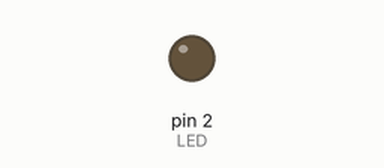
Recording of a sketch running on a simulated Arduino Uno, built with avr-gcc and run on an emulated ATmega328P. On the bench: output pins drawn as LEDs (lit = HIGH).

Above: at 1.5 s.
At 4.5 s:
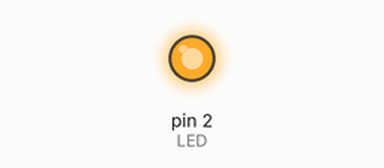
Timing chart, 0 to 7.8 s (numbered marks = the images above):
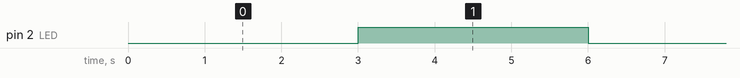

The sketch:

probar-led.ino
```cpp
//Pines
#define LED 2

void setup() {
  //Iniciamos el monitor serie a una velocidad de 9600 baudios para la transmision de datos
  Serial.begin(9600);
  //Modo entrada/salida de los pines
  pinMode(LED, OUTPUT);
}

void loop() {
  apagarLED();
  prenderLED();
}

//Metodo apagar el LED
void apagarLED(){
  digitalWrite(LED, LOW);
  delay(3000);
}
//Metodo probar LED
void prenderLED(){
  digitalWrite(LED, HIGH);
  delay(3000);
}
```

Measured:
- by itself, pin 2 (LED): alternates HIGH for 3.0 s and LOW for 3.0 s
